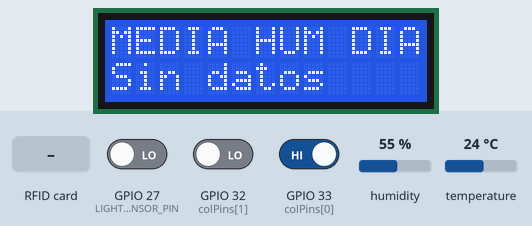
Simulated run of this sketch. Board: ESP32. Parts: 13×2 character LCD. Wiring (inferred from the names in the program): 4×2 keypad with keys 1 2 3 4 5 6 7 8 (labels assumed): rows GPIO 12, GPIO 13, GPIO 14, GPIO 25; columns GPIO 2, GPIO 4. The inputs (shaded band) are chosen by the test bench; at power-on: GPIO 33 (colPins[0]) HIGH, humidity 55 %, temperature 24 °C, GPIO 27 (LIGHT_SENSOR_PIN) LOW, GPIO 32 (colPins[1]) LOW. WiFi joins after 1.5 s; servers stay silent unless stated; uploads are accepted with an empty reply; what the sketch prints to the serial monitor is not drawn.

Above: at 5.8 s.
5.9 s: RFID card 20 26 01 08 held to the reader
At 9.8 s:
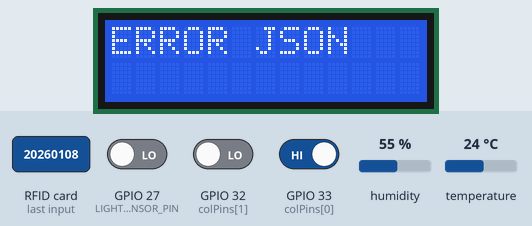
15.3 s: GPIO 33 (colPins[0]) driven LOW
At 19.5 s:
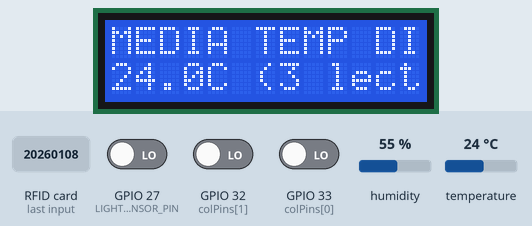
23.3 s: RFID card 5E 7A 19 C4 held to the reader
At 25.6 s:
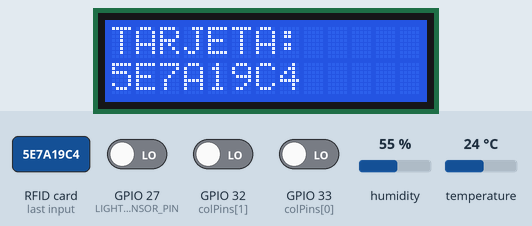
27.3 s: humidity set to 22 %
At 31.41 s:
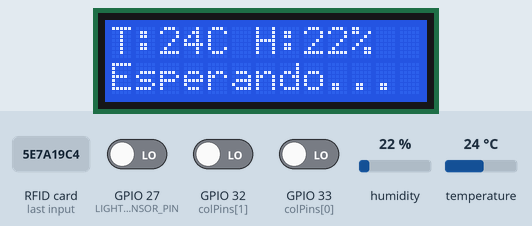
33.0 s: temperature set to 12 °C
At 35.8 s:
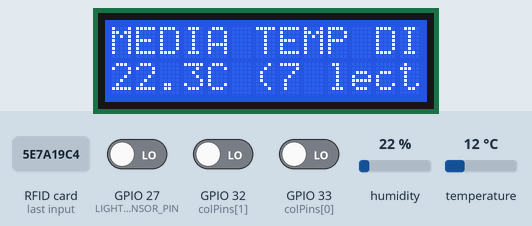
Timing chart, 0 to 37.3 s (numbered marks = the images above; inputs shaded):
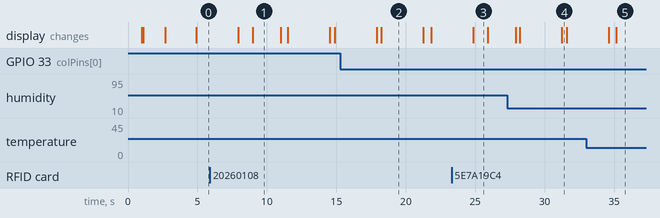

The sketch:

ESP32_IoT_System.ino
```cpp
// =====================================================
// ESP32 - SISTEMA IOT CON MÚLTIPLES SENSORES
// WiFi + RFID + DHT11 + LDR + Teclado + LCD I2C
// =====================================================

#include <Wire.h>
#include <LiquidCrystal_I2C.h>
#include <WiFi.h>
#include <HTTPClient.h>
#include <SPI.h>
#include <MFRC522.h>
#include <DHT.h>
#include <ArduinoJson.h>

// =====================================================
// CONFIGURACIÓN WIFI
// =====================================================
const char* SSID = "proyectoDAM";
const char* PASS = "20260108";
const char* API_HOST = "192.168.1.249";
const int API_PORT = 8080;
const char* API_ENDPOINT = "/api/sensor-data"; // Ajusta según tu ruta en SpringBoot

// IP fija ESP32 = 192.168.1.250
IPAddress local_IP(192, 168, 1, 250);
IPAddress gateway(192, 168, 1, 1);
IPAddress subnet(255, 255, 255, 0);
IPAddress dns(192, 168, 1, 1);

// =====================================================
// CONFIGURACIÓN LCD I2C
// =====================================================
#define LCD_ADDR 0x27  // Dirección I2C (0x3F también es común)
#define LCD_COLS 13
#define LCD_ROWS 2
LiquidCrystal_I2C lcd(LCD_ADDR, LCD_COLS, LCD_ROWS);

// =====================================================
// CONFIGURACIÓN TECLADO 4x4
// =====================================================
#define ROWS 4
#define COLS 4

// Pines de las filas (salida)
int rowPins[ROWS] = {13, 12, 14, 25};

// Pines de las columnas (entrada)
int colPins[COLS] = {33, 32, 2, 4};

char keys[ROWS][COLS] = {
  {'1', '2', '3', 'A'},
  {'4', '5', '6', 'B'},
  {'7', '8', '9', 'C'},
  {'*', '0', '#', 'D'}
};

String keypadInput = "";

// =====================================================
// CONFIGURACIÓN RFID RC522
// =====================================================
#define RFID_SS 5      // SDA/SS
#define RFID_RST 22    // RST
MFRC522 rfid(RFID_SS, RFID_RST);
String lastRFIDTag = "";
unsigned long lastRFIDTime = 0;
const unsigned long RFID_COOLDOWN = 2000; // 2 segundos entre lecturas

// =====================================================
// CONFIGURACIÓN DHT11
// =====================================================
#define DHT_PIN 26
#define DHT_TYPE DHT11
DHT dht(DHT_PIN, DHT_TYPE);
float temperature = 0.0;
float humidity = 0.0;

// =====================================================
// CONFIGURACIÓN SENSOR DE LUZ (LDR)
// =====================================================
#define LIGHT_SENSOR_PIN 27
bool lightDetected = false;

// =====================================================
// VARIABLES GLOBALES
// =====================================================
unsigned long lastSendTime = 0;
const unsigned long SEND_INTERVAL = 10000; // 10 segundos
WiFiClient client;
HTTPClient http;

// Variables para control de RFID (sin PIN)
const unsigned long RFID_MESSAGE_DELAY = 2500;

// Variables para calcular medias diarias
float sumaTemperatura = 0.0;
float sumaHumedad = 0.0;
int contadorLecturas = 0;
unsigned long ultimoDiaReset = 0;
const unsigned long UN_DIA_MS = 86400000; // 24 horas en milisegundos

// Estado del menú del teclado
bool enMenu = false;

// =====================================================
// SETUP INICIAL
// =====================================================
void setup() {
  Serial.begin(115200);
  delay(1000);

  Serial.println("\n\n=== INICIALIZANDO ESP32 ===");

  // Inicializar LCD
  initLCD();

  // Inicializar Teclado
  initKeypad();

  // Inicializar RFID
  initRFID();

  // Inicializar DHT11
  dht.begin();
  Serial.println("[DHT11] Inicializado");

  // Inicializar sensor de luz
  pinMode(LIGHT_SENSOR_PIN, INPUT);
  Serial.println("[LUZ] Inicializado");

  // Conectar WiFi
  connectToWiFi();

  Serial.println("=== SETUP COMPLETADO ===\n");
}

// =====================================================
// LOOP PRINCIPAL
// =====================================================
void loop() {
  // Leer teclado para menú
  readKeypad();

  // Leer RFID normalmente
  readRFID();

  // Leer sensores
  readSensors();

  // Enviar datos cada 10 segundos
  if (millis() - lastSendTime >= SEND_INTERVAL) {
    sendDataToAPI();
    lastSendTime = millis();
  }

  delay(50);
}

// =====================================================
// INICIALIZAR LCD I2C
// =====================================================
void initLCD() {
  Wire.begin(21, 15); // SDA=21, SCL=15
  lcd.init();
  lcd.backlight();
  lcd.print("ESP32 IoT Ready");
  lcd.setCursor(0, 1);
  lcd.print("Conectando...");
  Serial.println("[LCD] Inicializado en 0x27");
}

// =====================================================
// INICIALIZAR TECLADO 4x4
// =====================================================
void initKeypad() {
  // Configurar filas como salida
  for (int i = 0; i < ROWS; i++) {
    pinMode(rowPins[i], OUTPUT);
    digitalWrite(rowPins[i], HIGH);
  }

  // Configurar columnas como entrada
  for (int i = 0; i < COLS; i++) {
    pinMode(colPins[i], INPUT);
  }

  Serial.println("[KEYPAD] Inicializado");
}

// =====================================================
// LEER TECLADO 4x4
// =====================================================
char scanKeypad() {
  for (int row = 0; row < ROWS; row++) {
    digitalWrite(rowPins[row], LOW);
    delay(5);

    for (int col = 0; col < COLS; col++) {
      if (digitalRead(colPins[col]) == LOW) {
        char key = keys[row][col];
        digitalWrite(rowPins[row], HIGH);
        delay(200); // Debounce
        return key;
      }
    }

    digitalWrite(rowPins[row], HIGH);
  }
  return '\0'; // Sin tecla
}

void readKeypad() {
  char key = scanKeypad();

  if (key == '\0') return; // Sin tecla presionada

  Serial.print("[KEYPAD] Tecla presionada: ");
  Serial.println(key);

  switch (key) {
    case '1': // Media temperatura del día
      mostrarMediaTemperatura();
      break;

    case '2': // Media humedad del día
      mostrarMediaHumedad();
      break;

    case '3': // Salir / Volver a pantalla normal
      enMenu = false;
      updateLCDDisplay();
      Serial.println("[KEYPAD] Saliendo del menu");
      break;

    default:
      // Otras teclas - agregar al input
      keypadInput += key;
      if (keypadInput.length() > 16) {
        keypadInput = keypadInput.substring(keypadInput.length() - 16);
      }
      updateLCDDisplay();
      break;
  }
}

// =====================================================
// MOSTRAR MEDIA TEMPERATURA
// =====================================================
void mostrarMediaTemperatura() {
  enMenu = true;
  lcd.clear();
  lcd.setCursor(0, 0);
  lcd.print("MEDIA TEMP DIA:");
  lcd.setCursor(0, 1);

  if (contadorLecturas > 0) {
    float media = sumaTemperatura / contadorLecturas;
    lcd.print(media, 1);
    lcd.print("C (");
    lcd.print(contadorLecturas);
    lcd.print(" lect)");
    Serial.print("[KEYPAD] Media temperatura: ");
    Serial.print(media);
    Serial.println("C");
  } else {
    lcd.print("Sin datos");
    Serial.println("[KEYPAD] Sin datos de temperatura");
  }

  delay(3000);
  if (!enMenu) return;
  updateLCDDisplay();
  enMenu = false;
}

// =====================================================
// MOSTRAR MEDIA HUMEDAD
// =====================================================
void mostrarMediaHumedad() {
  enMenu = true;
  lcd.clear();
  lcd.setCursor(0, 0);
  lcd.print("MEDIA HUM DIA:");
  lcd.setCursor(0, 1);

  if (contadorLecturas > 0) {
    float media = sumaHumedad / contadorLecturas;
    lcd.print(media, 1);
    lcd.print("% (");
    lcd.print(contadorLecturas);
    lcd.print(" lect)");
    Serial.print("[KEYPAD] Media humedad: ");
    Serial.print(media);
    Serial.println("%");
  } else {
    lcd.print("Sin datos");
    Serial.println("[KEYPAD] Sin datos de humedad");
  }

  delay(3000);
  if (!enMenu) return;
  updateLCDDisplay();
  enMenu = false;
}


// =====================================================
// INICIALIZAR RFID
// =====================================================
void initRFID() {
  SPI.begin(18, 19, 23, 5); // SCK=18, MISO=19, MOSI=23, SS=5
  rfid.PCD_Init();
  Serial.println("[RFID] Inicializado en SPI (SS=5, RST=22)");
}

// =====================================================
// LEER RFID
// =====================================================
void readRFID() {
  if (!rfid.PICC_IsNewCardPresent() || !rfid.PICC_ReadCardSerial()) {
    return;
  }

  // Evitar lecturas duplicadas
  if (millis() - lastRFIDTime < RFID_COOLDOWN) {
    return;
  }

  lastRFIDTime = millis();

  // Construir UID como string
  String rfidTag = "";
  for (byte i = 0; i < rfid.uid.size; i++) {
    if (rfid.uid.uidByte[i] < 0x10) {
      rfidTag += "0";
    }
    rfidTag += String(rfid.uid.uidByte[i], HEX);
  }
  rfidTag.toUpperCase();

  lastRFIDTag = rfidTag;
  Serial.print("[RFID] Tarjeta detectada: ");
  Serial.println(rfidTag);

  // Mostrar en LCD y registrar acceso
  lcd.clear();
  lcd.print("TARJETA:");
  lcd.setCursor(0, 1);
  lcd.print(rfidTag.substring(0, 13));
  delay(800);

  sendRFIDAccess(rfidTag);

  rfid.PICC_HaltA();
  rfid.PCD_StopCrypto1();
}

// =====================================================
// REGISTRAR ACCESO RFID (SIN PIN)
// =====================================================
void sendRFIDAccess(const String& rfidTag) {
  // Crear JSON
  String jsonPayload;
  StaticJsonDocument<256> doc;
  doc["rfid_tag"] = rfidTag;
  doc["accion"] = "toggle";

  serializeJson(doc, jsonPayload);

  Serial.print("[RFID] Enviando acceso: ");
  Serial.println(jsonPayload);

  if (WiFi.status() == WL_CONNECTED) {
    String url = "http://" + String(API_HOST) + ":" + String(API_PORT) + "/api/rfid-auth";

    Serial.print("[RFID] URL destino: ");
    Serial.println(url);

    http.begin(client, url);
    http.addHeader("Content-Type", "application/json");
    http.setTimeout(5000);

    int httpResponseCode = http.POST(jsonPayload);

    Serial.print("[RFID] Código respuesta: ");
    Serial.println(httpResponseCode);

    if (httpResponseCode == 200 || httpResponseCode == 201) {
      String response = http.getString();

      StaticJsonDocument<256> responseDoc;
      DeserializationError error = deserializeJson(responseDoc, response);

      Serial.print("[RFID] Respuesta JSON: ");
      Serial.println(response);

      if (error) {
        Serial.print("[RFID] Error al parsear JSON: ");
        Serial.println(error.c_str());
        lcd.clear();
        lcd.print("ERROR JSON");
        delay(2000);
      } else {
        bool autenticado = responseDoc["autenticado"] | false;
        bool esNuevaTarjeta = responseDoc["es_nueva"] | false;
        const char* mensaje = responseDoc["mensaje"] | "Sin respuesta";

        lcd.clear();
        if (autenticado) {
          lcd.print(mensaje);
          if (esNuevaTarjeta) {
            lcd.setCursor(0, 1);
            lcd.print("Registrada");
          }
        } else {
          lcd.print("DENEGADO");
          lcd.setCursor(0, 1);
          lcd.print(mensaje);
        }
        delay(RFID_MESSAGE_DELAY);
      }
    } else {
      Serial.print("[RFID] Error HTTP: ");
      Serial.println(httpResponseCode);
      lcd.clear();
      lcd.print("ERROR HTTP");
      lcd.setCursor(0, 1);
      lcd.print(httpResponseCode);
      delay(2000);
    }

    http.end();
  } else {
    Serial.println("[RFID] ERROR: WiFi desconectado");
    lcd.clear();
    lcd.print("ERROR WiFi");
    lcd.setCursor(0, 1);
    lcd.print("Reconectando");
    delay(2000);
    connectToWiFi();
  }

  updateLCDDisplay();
}

// =====================================================
// LEER SENSORES DHT11 Y LUZ
// =====================================================
void readSensors() {
  // Resetear medias cada 24 horas
  if (millis() - ultimoDiaReset >= UN_DIA_MS) {
    sumaTemperatura = 0.0;
    sumaHumedad = 0.0;
    contadorLecturas = 0;
    ultimoDiaReset = millis();
    Serial.println("[SENSORES] Medias diarias reseteadas");
  }

  // DHT11
  temperature = dht.readTemperature();
  humidity = dht.readHumidity();

  if (isnan(temperature) || isnan(humidity)) {
    Serial.println("[DHT11] Error al leer sensor");
    temperature = 0.0;
    humidity = 0.0;
  } else {
    // Acumular para medias
    sumaTemperatura += temperature;
    sumaHumedad += humidity;
    contadorLecturas++;

    Serial.print("[DHT11] Temp: ");
    Serial.print(temperature);
    Serial.print("C - Humedad: ");
    Serial.print(humidity);
    Serial.print("% (Lecturas: ");
    Serial.print(contadorLecturas);
    Serial.println(")");
  }

  // Sensor de luz
  lightDetected = digitalRead(LIGHT_SENSOR_PIN) == HIGH;
  Serial.print("[LUZ] Detectada: ");
  Serial.println(lightDetected ? "SI" : "NO");
}

// =====================================================
// ACTUALIZAR DISPLAY LCD
// =====================================================
void updateLCDDisplay() {
  lcd.clear();

  // Primera línea: Temperatura y Humedad
  lcd.setCursor(0, 0);
  lcd.print("T:");
  lcd.print((int)temperature);
  lcd.print("C H:");
  lcd.print((int)humidity);
  lcd.print("%");

  // Segunda línea: Entrada teclado
  lcd.setCursor(0, 1);
  if (keypadInput.length() > 0) {
    String displayText = keypadInput.length() > 16 ?
                         keypadInput.substring(keypadInput.length() - 16) :
                         keypadInput;
    lcd.print(displayText);
  } else {
    lcd.print("Esperando...");
  }
}

// =====================================================
// CONECTAR A WIFI
// =====================================================
void connectToWiFi() {
  Serial.print("[WiFi] Conectando a: ");
  Serial.println(SSID);

  if (!WiFi.config(local_IP, gateway, subnet, dns)) {
    Serial.println("[WiFi] Error configurando IP fija");
  }

  WiFi.begin(SSID, PASS);

  int attempts = 0;
  while (WiFi.status() != WL_CONNECTED && attempts < 40) {
    delay(500);
    Serial.print(".");
    attempts++;
  }

  if (WiFi.status() == WL_CONNECTED) {
    Serial.println("\n[WiFi] CONECTADO!");
    Serial.print("[WiFi] IP: ");
    Serial.println(WiFi.localIP());

    lcd.clear();
    lcd.print("WiFi OK");
    lcd.setCursor(0, 1);
    lcd.print(WiFi.localIP());
    delay(2000);
  } else {
    Serial.println("\n[WiFi] ERROR - No conectado");
    lcd.clear();
    lcd.print("WiFi FALLO");
    delay(2000);
  }
}

// =====================================================
// ENVIAR DATOS A API (JSON)
// =====================================================
void sendDataToAPI() {
  if (WiFi.status() != WL_CONNECTED) {
    Serial.println("[API] WiFi desconectado, reconectando...");
    connectToWiFi();
    return;
  }

  // Crear JSON
  StaticJsonDocument<512> jsonDoc;
  jsonDoc["timestamp"] = millis();
  jsonDoc["temperatura"] = temperature;
  jsonDoc["humedad"] = humidity;
  jsonDoc["luz_detectada"] = lightDetected;
  jsonDoc["teclado_input"] = keypadInput;
  jsonDoc["ultima_tarjeta_rfid"] = lastRFIDTag;
  jsonDoc["esp32_ip"] = WiFi.localIP().toString();
  jsonDoc["rssi"] = WiFi.RSSI(); // Intensidad de señal WiFi

  String jsonString;
  serializeJson(jsonDoc, jsonString);

  // Enviar POST a SpringBoot
  String url = "http://" + String(API_HOST) + ":" + String(API_PORT) + String(API_ENDPOINT);

  Serial.print("[API] Enviando a: ");
  Serial.println(url);
  Serial.print("[API] JSON: ");
  Serial.println(jsonString);

  http.begin(client, url);
  http.addHeader("Content-Type", "application/json");

  int httpResponseCode = http.POST(jsonString);

  Serial.print("[API] Código respuesta: ");
  Serial.println(httpResponseCode);

  if (httpResponseCode > 0) {
    String response = http.getString();
    Serial.print("[API] Respuesta: ");
    Serial.println(response);
  } else {
    Serial.print("[API] Error: ");
    Serial.println(http.errorToString(httpResponseCode));
  }

  http.end();
}

// =====================================================
// FIN DEL CÓDIGO
// =====================================================
```

Measured:
- after the input at 5.9 s, the display: first changes after 2.0 s (image 1 shows a later state)
- after the input at 15.3 s, the display: first differs from a run without the input after 2.9 s (image 2)
- after the input at 23.3 s, the display: changes after 1.6 s (image 3)
- what the display in image 1 shows lasts 2.0 s, from 9.0 s to 11.0 s
- what the display in image 2 shows lasts 3.1 s, from 18.2 s to 21.3 s
- what the display in image 3 shows lasts 1.0 s, from 24.9 s to 25.9 s
